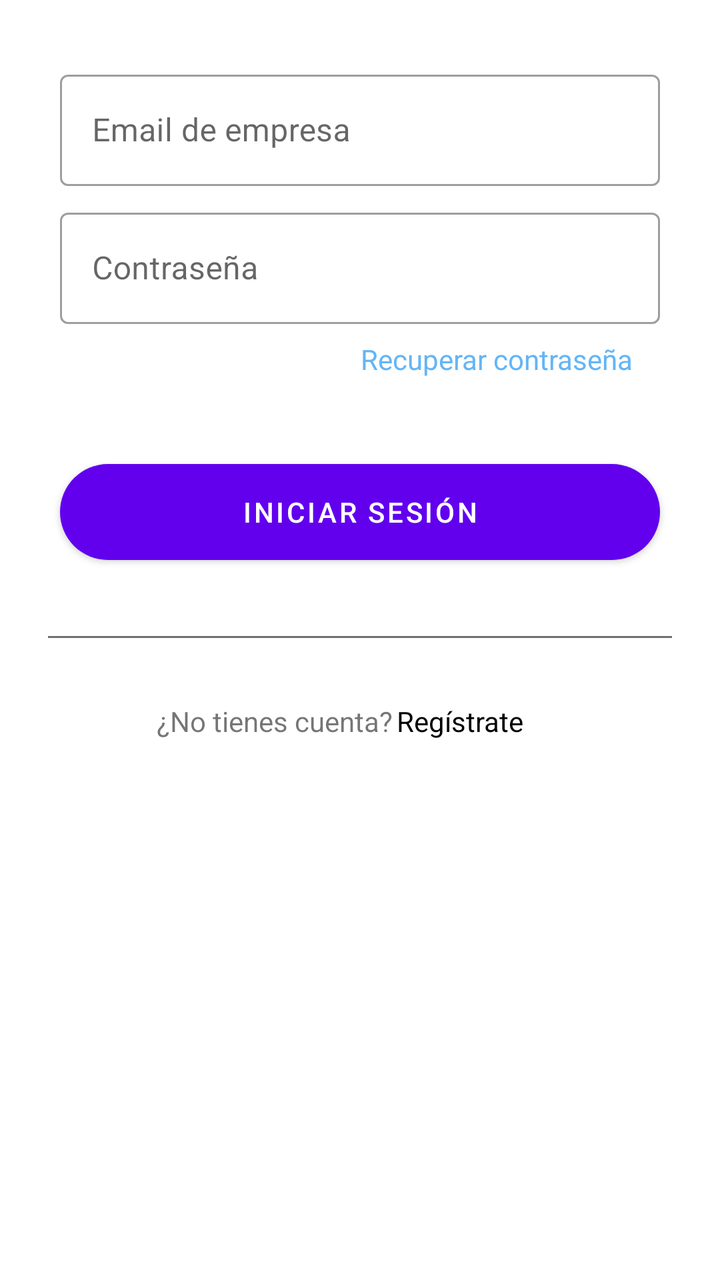
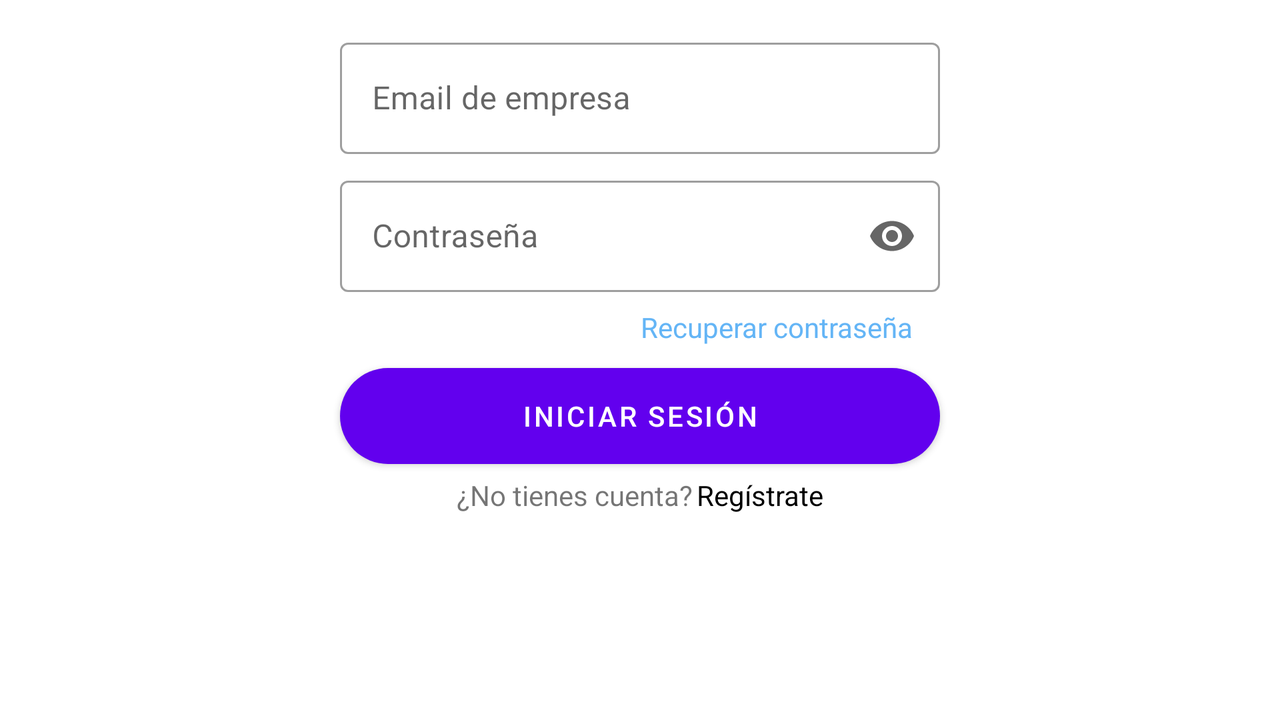

Two renders of one Android screen. The first uses the default layout on a phone; the second uses the alternative layout the repository ships for a different screen configuration, on a matching device. The two XML files are below.
<!-- AndroidManifest.xml: application theme Theme.Taskjects -->
<!-- res/layout/fragment_empresa_login.xml -->
<?xml version="1.0" encoding="utf-8"?>
<androidx.constraintlayout.widget.ConstraintLayout xmlns:android="http://schemas.android.com/apk/res/android"
    xmlns:app="http://schemas.android.com/apk/res-auto"
    xmlns:tools="http://schemas.android.com/tools"
    android:layout_width="match_parent"
    android:layout_height="match_parent"
    tools:context=".FragmentEmpresaLogin"
    android:theme="@style/Theme.MaterialComponents.Light">

    
    <com.google.android.material.textfield.TextInputLayout
        android:id="@+id/outlinedTextFieldEmailEmpresa"
        style="@style/Widget.MaterialComponents.TextInputLayout.OutlinedBox"
        android:layout_width="300dp"
        android:layout_height="61dp"
        android:layout_marginStart="24dp"
        android:layout_marginTop="32dp"
        android:layout_marginEnd="24dp"
        android:hint="@string/emailEmpresa"
        app:errorEnabled="true"
        app:layout_constraintEnd_toEndOf="parent"
        app:layout_constraintStart_toStartOf="parent"
        app:layout_constraintTop_toTopOf="parent"
        app:startIconDrawable="@drawable/ic_email_black_24dp">

        
        <com.google.android.material.textfield.TextInputEditText
            android:id="@+id/etEmailEmpresa"
            android:inputType="textEmailAddress"
            android:layout_width="match_parent"
            android:layout_height="wrap_content"
            android:maxLines="1"/>
    </com.google.android.material.textfield.TextInputLayout>
    


    
    <com.google.android.material.textfield.TextInputLayout
        android:id="@+id/outlinedTextFieldContraseniaEmpresa"
        style="@style/Widget.MaterialComponents.TextInputLayout.OutlinedBox"
        android:layout_width="300dp"
        android:layout_height="wrap_content"
        android:layout_marginStart="24dp"
        android:layout_marginTop="8dp"
        android:layout_marginEnd="24dp"
        android:hint="@string/contrasenia"
        app:startIconDrawable="@drawable/ic_ojo_24dp"
        app:startIconCheckable="true"
        app:layout_constraintEnd_toEndOf="parent"
        app:layout_constraintStart_toStartOf="parent"
        app:layout_constraintTop_toBottomOf="@+id/outlinedTextFieldEmailEmpresa">

        
        <com.google.android.material.textfield.TextInputEditText
            android:id="@+id/etContraseniaEmpresa"
            android:layout_width="match_parent"
            android:layout_height="wrap_content"
            android:inputType="textPassword"
            android:maxLines="1"/>


    </com.google.android.material.textfield.TextInputLayout>
    


    
    <TextView
        android:id="@+id/textViewRecuperarContrasenia"
        android:layout_width="wrap_content"
        android:layout_height="wrap_content"
        android:layout_marginStart="24dp"
        android:layout_marginTop="8dp"
        android:layout_marginEnd="24dp"
        android:clickable="true"
        android:focusable="true"
        android:text="@string/recuperar_contrasenia"
        android:textColor="#64B5F6"
        app:layout_constraintEnd_toEndOf="parent"
        app:layout_constraintHorizontal_bias="0.889"
        app:layout_constraintStart_toStartOf="parent"
        app:layout_constraintTop_toBottomOf="@+id/outlinedTextFieldContraseniaEmpresa" />

    
    <com.google.android.material.button.MaterialButton
        android:id="@+id/btnLoginEmpresa"
        android:layout_width="300dp"
        android:layout_height="60dp"
        android:layout_marginStart="24dp"
        android:layout_marginTop="64dp"
        android:layout_marginEnd="24dp"
        android:text="@string/iniciar_sesion"
        style="@style/Widget.MaterialComponents.Button"
        app:cornerRadius="24dp"
        app:layout_constraintEnd_toEndOf="parent"
        app:layout_constraintStart_toStartOf="parent"
        app:layout_constraintTop_toBottomOf="@+id/outlinedTextFieldContraseniaEmpresa"
        />

    
    <View
        android:id="@+id/view"
        android:layout_width="match_parent"
        android:layout_height="1dp"
        android:layout_marginStart="24dp"
        android:layout_marginTop="32dp"
        android:layout_marginEnd="24dp"
        android:background="#707070"
        app:layout_constraintEnd_toEndOf="parent"
        app:layout_constraintStart_toStartOf="parent"
        app:layout_constraintTop_toBottomOf="@+id/btnLoginEmpresa" />

    
    <TextView
        android:id="@+id/textViewInfoRegistro"
        android:layout_width="wrap_content"
        android:layout_height="wrap_content"
        android:layout_marginStart="100dp"
        android:layout_marginTop="32dp"
        android:layout_marginEnd="1dp"
        android:text="@string/no_tienes_cuenta"
        app:layout_constraintEnd_toStartOf="@+id/textViewRegistro"
        app:layout_constraintStart_toStartOf="parent"
        app:layout_constraintTop_toBottomOf="@+id/view" />

    
    <TextView
        android:id="@+id/textViewRegistro"
        android:layout_width="wrap_content"
        android:layout_height="wrap_content"
        android:layout_marginStart="1dp"
        android:layout_marginTop="32dp"
        android:layout_marginEnd="120dp"
        android:text="@string/registrate"
        android:textColor="@color/black"
        android:clickable="true"
        android:focusable="true"
        app:layout_constraintEnd_toEndOf="parent"
        app:layout_constraintHorizontal_bias="1.0"
        app:layout_constraintStart_toEndOf="@+id/textViewInfoRegistro"
        app:layout_constraintTop_toBottomOf="@+id/view" />


</androidx.constraintlayout.widget.ConstraintLayout>
<!-- resources referenced by this layout -->
<resources>
  <color name="black">#FF000000</color>
  <string name="contrasenia">Contraseña</string>
  <string name="emailEmpresa">Email de empresa</string>
  <string name="iniciar_sesion">Iniciar sesión</string>
  <string name="no_tienes_cuenta">¿No tienes cuenta?</string>
  <string name="recuperar_contrasenia">Recuperar contraseña</string>
  <string name="registrate">Regístrate</string>
  <style name="Theme.Taskjects" parent="Theme.MaterialComponents.DayNight.NoActionBar">
          
          <item name="colorPrimary">@color/blue_primario</item>
          <item name="colorPrimaryVariant">@color/blue_primario</item>
          <item name="colorOnPrimary">@color/white</item>
          
          <item name="colorSecondary">@color/blue_secundario</item>
          <item name="colorSecondaryVariant">@color/teal_700</item>
          <item name="colorOnSecondary">@color/black</item>
          
          <item name="android:statusBarColor" tools:targetApi="l">?attr/colorPrimaryVariant</item>
          
      </style>
  <color name="white">#FFFFFFFF</color>
  <color name="teal_700">#FF018786</color>
</resources>
<!-- res/layout-land/fragment_empresa_login.xml (the repository's variant of the layout above) -->
<!-- drawn on the phone turned sideways -->
<?xml version="1.0" encoding="utf-8"?>
<androidx.constraintlayout.widget.ConstraintLayout xmlns:android="http://schemas.android.com/apk/res/android"
    xmlns:app="http://schemas.android.com/apk/res-auto"
    xmlns:tools="http://schemas.android.com/tools"
    android:layout_width="match_parent"
    android:layout_height="match_parent"
    tools:context=".FragmentEmpresaLogin"
    android:theme="@style/Theme.MaterialComponents.Light">

    
    <com.google.android.material.textfield.TextInputLayout
        android:id="@+id/outlinedTextFieldEmailEmpresa"
        style="@style/Widget.MaterialComponents.TextInputLayout.OutlinedBox"
        android:layout_width="300dp"
        android:layout_height="61dp"
        android:layout_marginStart="24dp"
        android:layout_marginTop="16dp"
        android:layout_marginEnd="24dp"
        android:hint="@string/emailEmpresa"
        app:errorEnabled="true"
        app:layout_constraintEnd_toEndOf="parent"
        app:layout_constraintStart_toStartOf="parent"
        app:layout_constraintTop_toTopOf="parent"
        app:startIconDrawable="@drawable/ic_email_24dp">

        
        <com.google.android.material.textfield.TextInputEditText
            android:id="@+id/etEmailEmpresa"
            android:layout_width="match_parent"
            android:layout_height="wrap_content"
            android:inputType="textEmailAddress"
            android:maxLength="64"
            android:maxLines="1" />
    </com.google.android.material.textfield.TextInputLayout>
    


    
    <com.google.android.material.textfield.TextInputLayout
        android:id="@+id/outlinedTextFieldContraseniaEmpresa"
        style="@style/Widget.MaterialComponents.TextInputLayout.OutlinedBox"
        android:layout_width="300dp"
        android:layout_height="wrap_content"
        android:layout_marginStart="24dp"
        android:layout_marginTop="8dp"
        android:layout_marginEnd="24dp"
        android:hint="@string/contrasenia"
        app:endIconMode="password_toggle"
        app:startIconDrawable="@drawable/ic_password_24dp"
        app:layout_constraintEnd_toEndOf="parent"
        app:layout_constraintStart_toStartOf="parent"
        app:layout_constraintTop_toBottomOf="@+id/outlinedTextFieldEmailEmpresa">

        
        <com.google.android.material.textfield.TextInputEditText
            android:id="@+id/etContraseniaEmpresa"
            android:layout_width="match_parent"
            android:layout_height="wrap_content"
            android:inputType="textPassword"
            android:maxLength="24"
            android:maxLines="1"/>


    </com.google.android.material.textfield.TextInputLayout>
    


    

    
    <TextView
        android:id="@+id/textViewRecuperarContraseniaEmpresa"
        android:layout_width="wrap_content"
        android:layout_height="wrap_content"
        android:layout_marginStart="24dp"
        android:layout_marginTop="8dp"
        android:layout_marginEnd="24dp"
        android:clickable="true"
        android:focusable="true"
        android:text="@string/recuperar_contrasenia"
        android:textColor="#64B5F6"
        app:layout_constraintEnd_toEndOf="parent"
        app:layout_constraintHorizontal_bias="0.65"
        app:layout_constraintStart_toStartOf="parent"
        app:layout_constraintTop_toBottomOf="@+id/outlinedTextFieldContraseniaEmpresa" />

    <com.google.android.material.button.MaterialButton
        android:id="@+id/btnModifProyecto"
        style="@style/Widget.MaterialComponents.Button"
        android:layout_width="300dp"
        android:layout_height="60dp"
        android:layout_marginStart="24dp"
        android:layout_marginTop="32dp"
        android:layout_marginEnd="24dp"
        android:text="@string/iniciar_sesion"
        app:cornerRadius="24dp"
        app:layout_constraintEnd_toEndOf="parent"
        app:layout_constraintStart_toStartOf="parent"
        app:layout_constraintTop_toBottomOf="@+id/outlinedTextFieldContraseniaEmpresa" />

    

    
    <TextView
        android:id="@+id/textViewInfoRegistro"
        android:layout_width="wrap_content"
        android:layout_height="wrap_content"
        android:layout_marginStart="268dp"
        android:layout_marginEnd="1dp"
        android:text="@string/no_tienes_cuenta"
        app:layout_constraintEnd_toStartOf="@+id/textViewRegistro"
        app:layout_constraintStart_toStartOf="parent"
        app:layout_constraintTop_toBottomOf="@+id/btnModifProyecto" />

    
    <TextView
        android:id="@+id/textViewRegistro"
        android:layout_width="wrap_content"
        android:layout_height="wrap_content"
        android:layout_marginStart="1dp"
        android:layout_marginEnd="268dp"
        android:clickable="true"
        android:focusable="true"
        android:text="@string/registrate"
        android:textColor="@color/black"
        app:layout_constraintEnd_toEndOf="parent"
        app:layout_constraintHorizontal_bias="1.0"
        app:layout_constraintStart_toEndOf="@+id/textViewInfoRegistro"
        app:layout_constraintTop_toBottomOf="@+id/btnModifProyecto" />


</androidx.constraintlayout.widget.ConstraintLayout>
